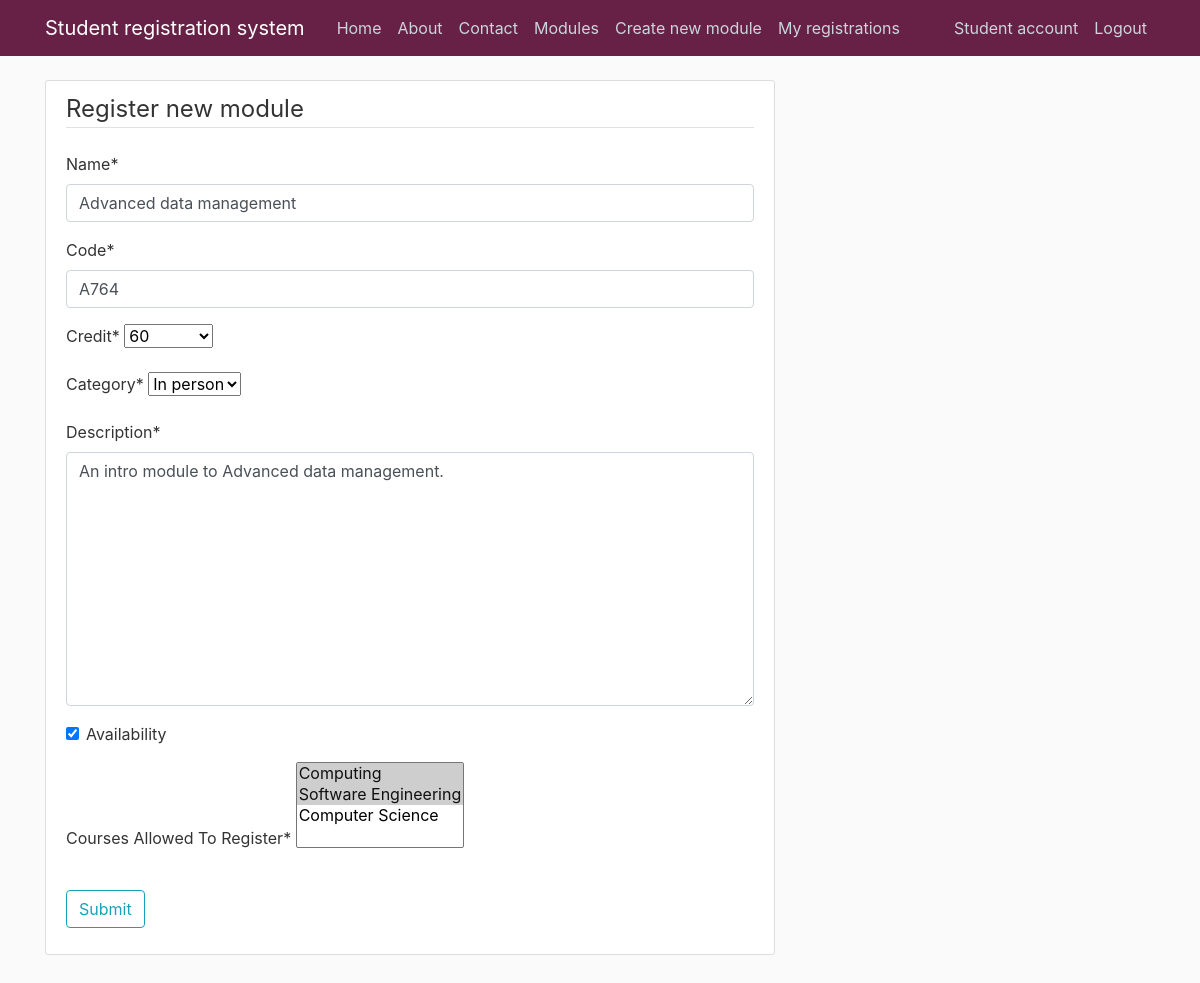
The app's page /module/A764/update/ (signed in), older data.
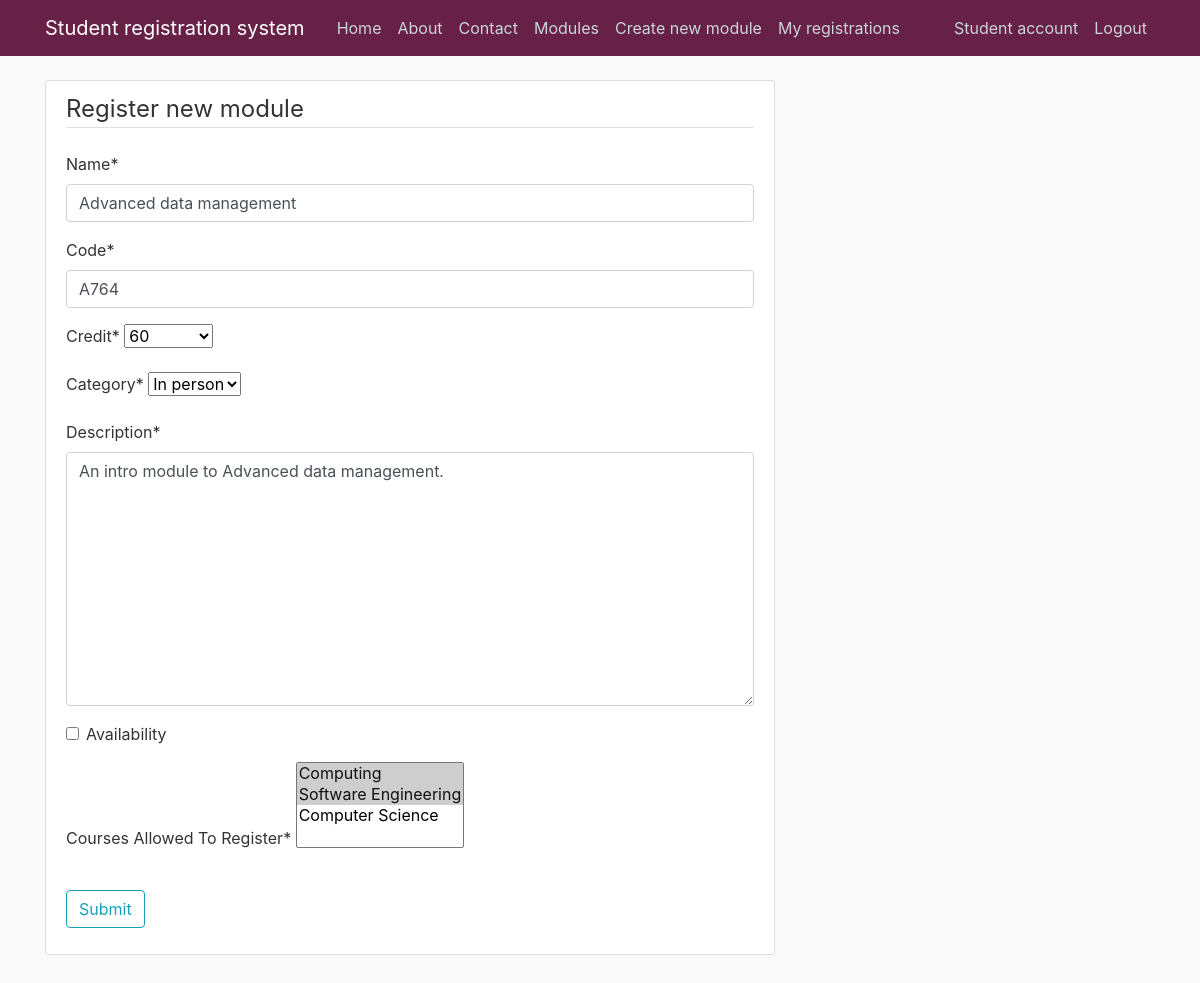
The same page, newer data.
### ModuleRegistrationSystem/models.py (models this page shows, shortened)
class Module(models.Model):
    name = models.CharField(max_length= 40)
    code = models.CharField(max_length= 4, primary_key= 'code')
    credit = models.IntegerField(choices= [(20, 20), (40, 40), (60, 60)])
    category = models.CharField(max_length= 20, choices= [('In-person', 'In person'), ('Online', 'Online')])
    description = models.TextField()
    availability = models.BooleanField(default=True)
    courses_Allowed_To_Register = models.ManyToManyField(Course)

class Course(models.Model):
    name = models.CharField(max_length = 20, primary_key= 'name')
    startDate = models.DateField(default = timezone.now)
    duration = models.CharField(max_length = 10 ,choices= [('1 year', '1 year'), ('2 years', '2 years'), ('3 years', '3 years')])
    description = models.TextField()
    def __str__(self):
        return f'{self.name}'

### ModuleRegistrationSystem/views.py (the view)
# urls.py: path('module/<str:pk>/update/', ModuleUpdateView.as_view(), name='module-update'),
class ModuleUpdateView(UpdateView):
        model = Module
        fields = ['name', 'code', 'credit', 'category', 'description', 'availability', 'courses_Allowed_To_Register']

### ModuleRegistrationSystem/templates/ModuleRegistrationSystem/module_form.html (shortened to what this page needs)
{% extends "ModuleRegistrationSystem/base.html" %}
{% load crispy_forms_tags %}
{% block content %}
{% if user.is_superuser %}
<div class="content-section">
    <form method="POST">
        <fieldset class="form-group">
            <legend class="border-bottom mb-4">Register new module</legend>
            {{ form | crispy }}
        </fieldset>
        <div class="form-group">
            <button class="btn btn-outline-info" type="submit">Submit</button>
        </div>
    </form>
{% else %}
<div class="content-section">
    <h1>Page only accessible to Admins!</h1>
    <h2>Please return to homepage</h2>
</div>
{% endif %}
{% endblock content %}

Row changes from the older to the newer data that the page shows:
changed Module "In person": availability "☑" → "☐"
